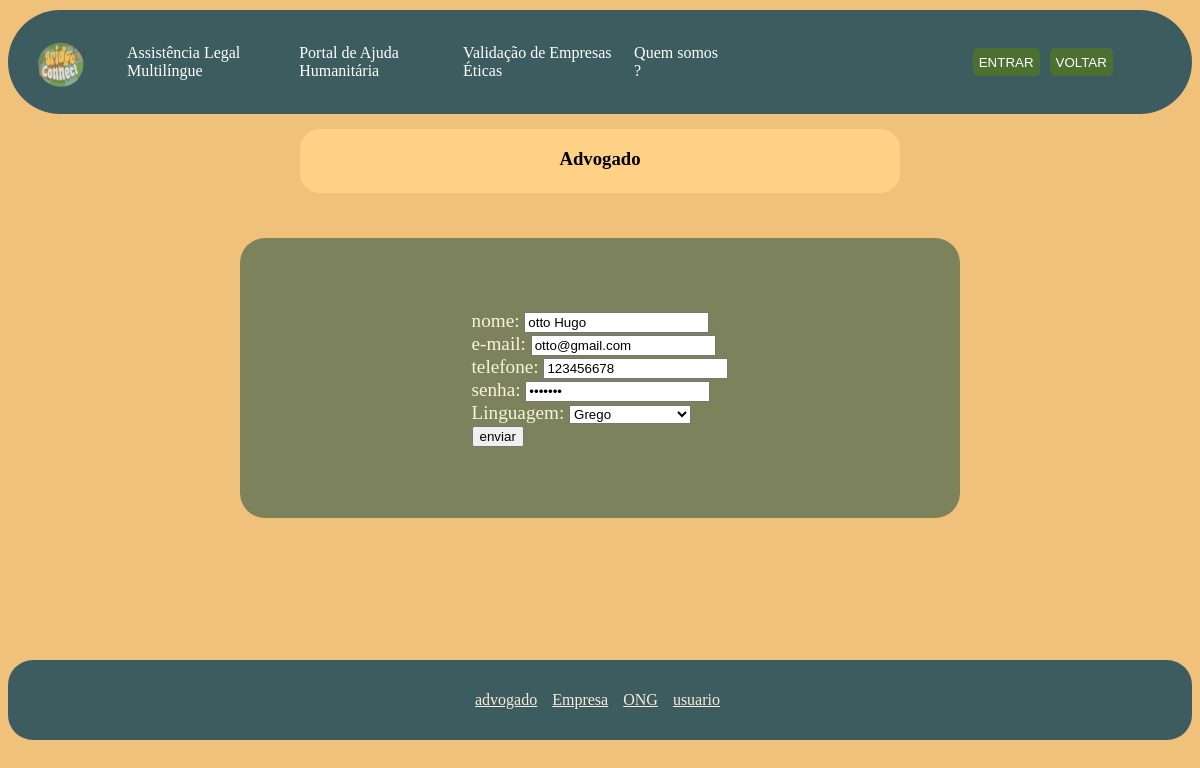
The page /edit/advogado/1 on the database its author committed.
### app.py (models this page shows)
class Advogados(db.Model):
    id = db.Column(db.Integer, primary_key=True, autoincrement=True)
    email = db.Column(db.String(50), unique=True, nullable=False)
    lingua = db.Column(db.String(20), nullable=False)
    senha = db.Column(db.String(15), nullable=False)
    nome = db.Column(db.String(80), nullable=False)
    telefone = db.Column(db.String(10), nullable=False)

### app.py (the view, shortened to what this page needs)
@app.route('/edit/advogado/<int:id>', methods=['GET', 'POST'])
def editarAdvogado(id):
    advogado = Advogados.query.get_or_404(id)
    return render_template('editarAdvogado.html', advogado=advogado)

### templates/editarAdvogado.html (shortened to what this page needs)
<!DOCTYPE html>
<html lang="en">
<head>
    <link rel="stylesheet" href="/static/form.css">
</head>
<body>
    <header>
        <img src="/static/img/Spring_20250724_073124_0000.png" alt="Logo">
        <div class="links">
            <a href="#assistenciaLegal">Assistência Legal Multilíngue</a>
            <a href="#portalDeAjuda">Portal de Ajuda Humanitária</a>
            <a href="#ValidacaoDeEmpresas">Validação de Empresas Éticas</a>
            <a href="#quemSomos">Quem somos ?</a>
        </div>
        <div class="botoes">
            <a href="login.html" target="_blank"><button class="entrar">ENTRAR</button></a>
            <a href="/" target="_blank"><button class="entrar">VOLTAR</button></a>
        </div>
    </header>
    <div class="topo">
        <h3>Advogado</h3>
    </div>
    <div class="conteudo">
        <form id="formulario" method="POST">
            nome: <input type="text" name="nome" value="{{advogado.nome}}" required>
            <br>
            e-mail: <input type="email" id="email" name="email" value="{{advogado.email}}" required>
            <br>
            telefone: <input type="tel" name="telefone" value="{{advogado.telefone}}" required>
            <br>
            senha: <input type="password" id="password" name="senha" value="{{advogado.senha}}" required>
            <br>
            Linguagem: <select name="lingua" required>
                <option value="{{advogado.lingua}}">{{advogado.lingua}}</option>
            </select><br>
            <button type="submit">enviar</button>
        </form>
    </div>
    <footer>
        <a href="#advogado">advogado</a>
        <a href="#empresa">Empresa</a>
        <a href="#ONG">ONG</a>
        <a href="#usuario" class="active">usuario</a>
    </footer>
</body>
</html>

### static/form.css (style rules this page uses)
body { background-color: #F0C17B; }
.topo { background-color: #FFD187; height: 8vh; width: 50vw; display: flex; justify-self: center; justify-content: center; border-radius: 20px; margin-top: 15px; margin-bottom: 20px; }
.conteudo { background-color:#7C825B ; display: flex; justify-content: center; align-items: center; justify-self: center; height:35Vh; width: 60Vw; border-radius: 25px; color: beige; margin: 35px; margin-top: 45px; font-size: larger; }
footer { background-color: #3C5C60; height: 10Vh; width: 100%; margin-left: 0%; margin-right: 0%; display: flex; justify-content: center; justify-self: end; align-items: center; border-radius: 25px; margin-top: 12%; }
footer a { color: antiquewhite; margin-left: 5px; margin-right: 10px; }
header { background-color: #3C5C60; height: 13vh; display: flex; margin: 10px 0 0 0; border-radius: 10vh; }
.links { display: flex; justify-content: space-around; align-items: center; width: 50%; text-decoration: none; font-size: medium; padding: 15px; color: white; }
.links a { text-decoration: none; color: white; }
.botoes { display: flex; justify-content: flex-end; align-items: center; width: 32%; gap: 10px; }
.criarconta, .entrar { background-color: #4C7031; border-radius: 5px; height: 3.5vh; color: aliceblue; border: none; }
.entrar { color: white; }

### rows shown on the page
Advogados: nome "otto Hugo", email "otto@gmail.com", telefone "123456678", lingua "Grego"
